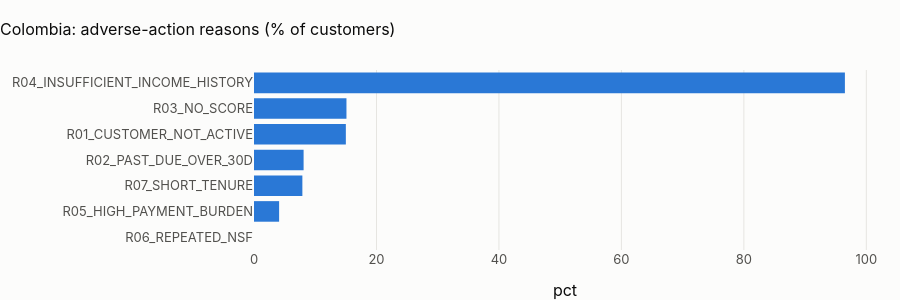

This figure's notebook cell:
### Markdown cell above
## 1 · Credit eligibility

### Code cell
tx_end = pd.Timestamp(
    pl.q("select max(transaction_ts_utc) as d from {int_transactions_enriched}").d.iloc[0]
).date()
snap = pd.Timestamp(
    pl.q("select max(snapshot_date) as d from {feat_credit_eligibility_pit}").d.iloc[0]
).date()
el = pl.q("""select count(*) as customers, count(*) filter (where len(decline_reasons) = 0) as no_adverse_reason,
                    count(*) filter (where eligible_credit_card) as eligible_card,
                    count(*) filter (where eligible_personal_loan) as eligible_loan
             from {mart_credit_eligibility}""")
show(el, paging=False)
reasons = pl.q("""select r as reason, count(*) as customers,
                         round(100 * count(*) / (select count(*) from {mart_credit_eligibility}), 1) as pct
                  from (select unnest(decline_reasons) as r from {mart_credit_eligibility}) group by 1 order by 2 desc""")
fig = px.bar(
    reasons,
    x="pct",
    y="reason",
    orientation="h",
    title=f"{CTRY.title}: adverse-action reasons (% of customers)",
)
fig.update_layout(height=300, yaxis_title=None, yaxis=dict(autorange="reversed"))
fig.show()
display(
    Markdown(
        f"**{CTRY.title}: {int(el.eligible_card.iloc[0]):,} card and {int(el.eligible_loan.iloc[0]):,} loan approvals out of "
        f"{int(el.customers.iloc[0]):,} customers**; the leading reason is "
        f"{reasons.reason.iloc[0]} ({reasons.pct.iloc[0]} %). "
        + (
            f"Here the reason is the data's end: the eligibility snapshot looks at the six months before {snap}, and "
            f"the last transaction is dated {tx_end}, so no customer can show any income at all."
            if pd.Timestamp(tx_end) < pd.Timestamp(snap) - pd.DateOffset(months=6)
            else "Same mechanism as bank-wide: deposit-only, 0.8-a-month inflows cannot show regular income."
        )
    )
)

### Figure 1 — Plotly figure (JSON) as saved in the notebook; plotly's stock layout.template omitted (floating-point values rounded to 4 significant figures)
{"data": [{"hovertemplate": "pct=%{x}<br>reason=%{y}<extra></extra>", "legendgroup": "", "marker": {"color": "#2a78d6", "pattern": {"shape": ""}}, "name": "", "orientation": "h", "showlegend": false, "textposition": "auto", "type": "bar", "x": [96.5, 15.1, 15.0, 8.1, 7.9, 4.1, 0.0], "xaxis": "x", "y": ["R04_INSUFFICIENT_INCOME_HISTORY", "R03_NO_SCORE", "R01_CUSTOMER_NOT_ACTIVE", "R02_PAST_DUE_OVER_30D", "R07_SHORT_TENURE", "R05_HIGH_PAYMENT_BURDEN", "R06_REPEATED_NSF"], "yaxis": "y"}], "layout": {"barmode": "relative", "height": 300, "legend": {"tracegroupgap": 0}, "title": {"text": "Colombia: adverse-action reasons (% of customers)"}, "xaxis": {"anchor": "y", "domain": [0.0, 1.0], "title": {"text": "pct"}}, "yaxis": {"anchor": "x", "autorange": "reversed", "domain": [0.0, 1.0], "title": {}}}}
